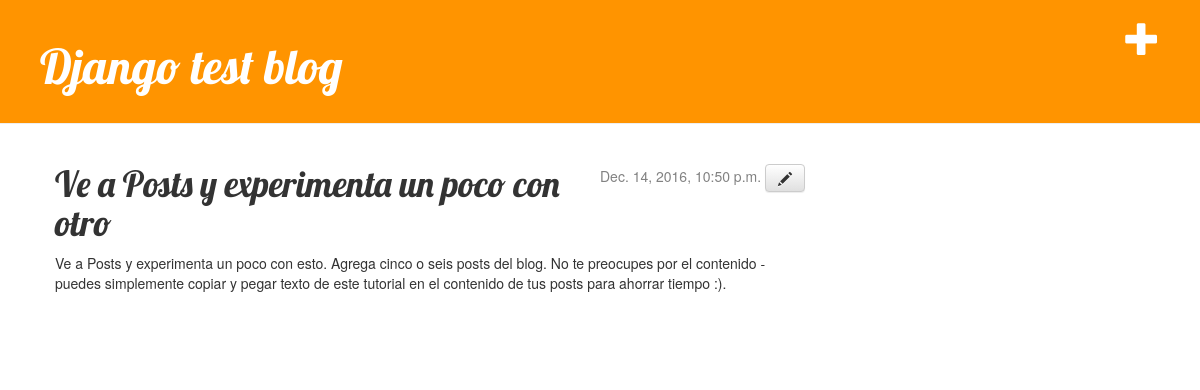
The app's page /post/2/ with its own data.
### blog/models.py (models this page shows, shortened)
class Post(models.Model):
	author	= models.ForeignKey('auth.User')
	title	= models.CharField(max_length=200)
	text	= models.TextField()
	created_date	= models.DateTimeField(default=timezone.now)
	published_date	= models.DateTimeField(blank=True, null=True)

### blog/views.py (the view)
# urls.py: url(r'^post/(?P<pk>[0-9]+)/$', views.post_detail, name='post_detail'),
def post_detail(request, pk):
	post = get_object_or_404(Post, pk=pk)
	return render(request, 'blog/post-detail.html', {'post': post})

### blog/templates/blog/post-detail.html
{% extends 'blog/base.html' %}
{% block content %}
	<div class="post">
		<div class="date">
			{% if post.published_date %}
				{{ post.published_date }}
			{% endif %}
			<a class="btn btn-default" href="{% url 'post_edit' pk=post.pk %}"><span class="glyphicon glyphicon-pencil"></span></a>
		</div>
		<h1>{{ post.title }}</h1>
		<p>{{ post.text|linebreaksbr }}</p>
	</div>
{% endblock %}

### blog/static/css/blog.css (style rules this page uses)
h1, h2, h3, h4 { font-family: 'Lobster', cursive; }
.date { float: right; color: #828282; }
.post { margin-bottom: 70px; }

### records on screen
Post: published_date "Dec. 14, 2016, 10:50 p.m.", title "Ve a Posts y experimenta un poco con otro", text "Ve a Posts y experimenta un poco con esto. Agrega cinco o seis posts del blog. No te preocupes por el contenido - puedes simplemente copiar y pegar texto de este tutorial en el contenido de tus posts para ahorrar tiempo :)."
